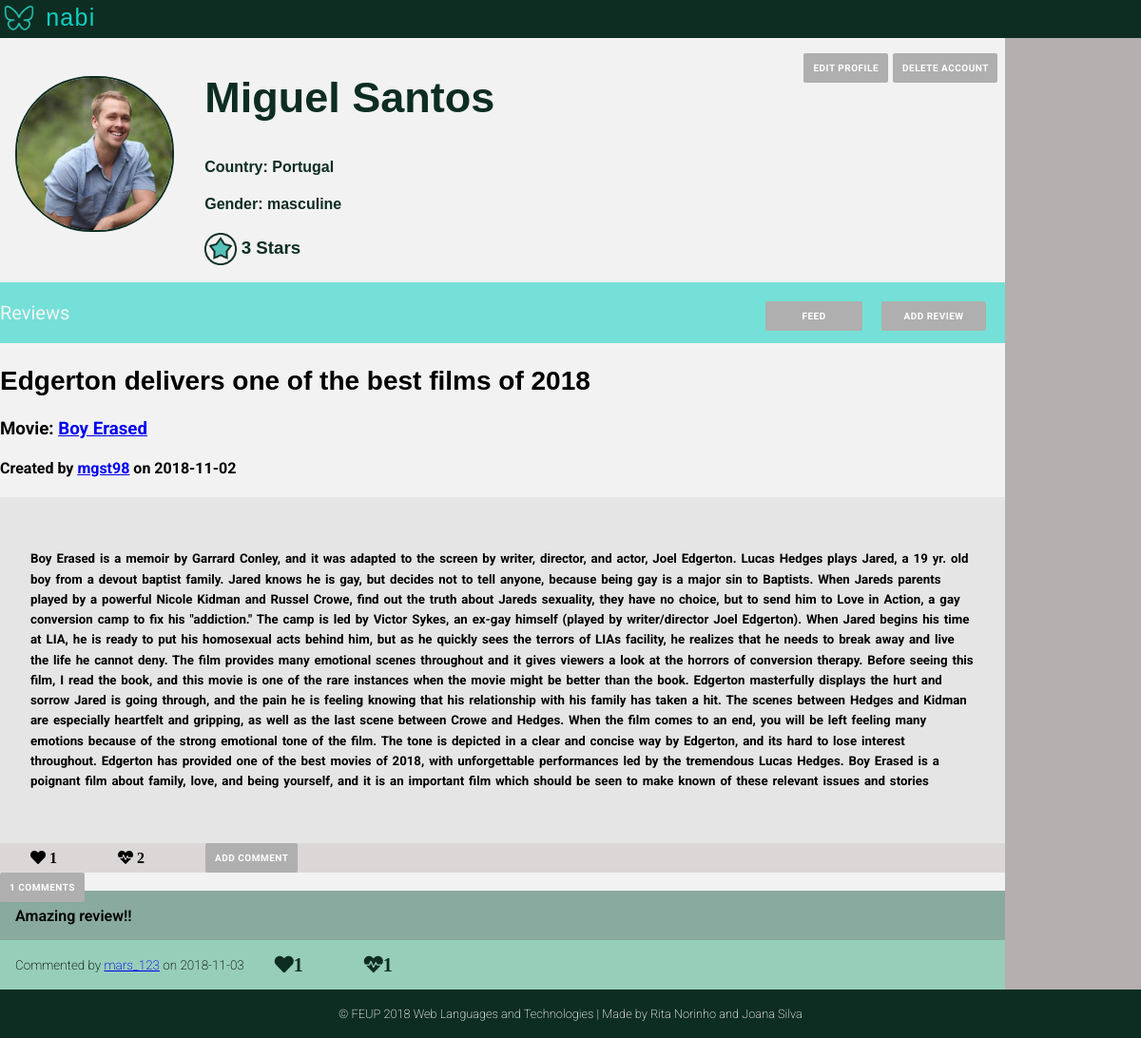
Page /pages/profile.php?username=mgst98 (signed in) on the earlier database version.
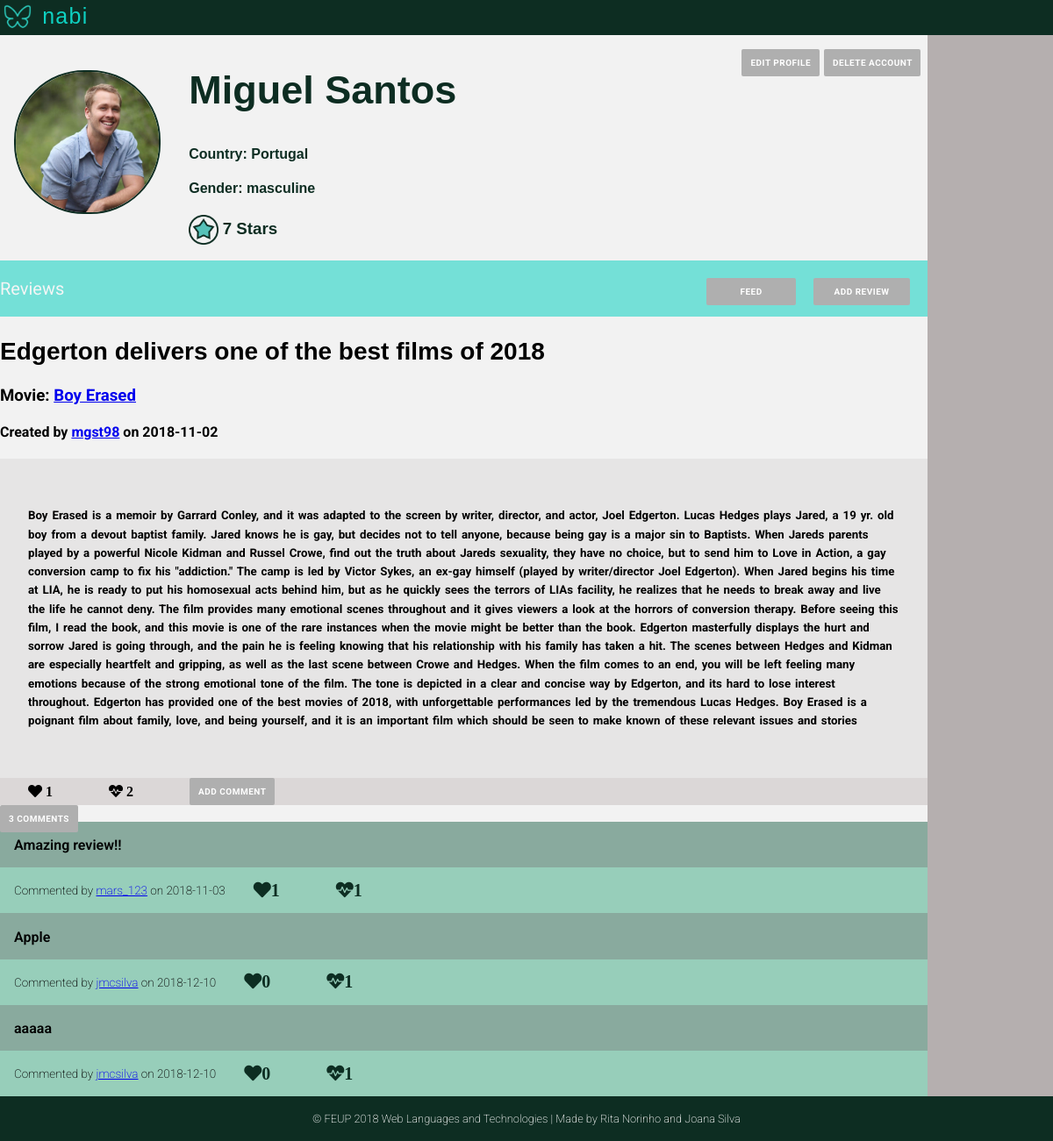
Same page on the later database version.
### tables this page shows
CREATE TABLE User (
    ID        INTEGER PRIMARY KEY AUTOINCREMENT,
    FirstName STRING NOT NULL,
    LastName  STRING NOT NULL,
    Username  STRING UNIQUE NOT NULL,
    Gender    STRING NOT NULL,
    Birthday  DATE NOT NULL,
    Country   STRING NOT NULL,
    Email     STRING UNIQUE NOT NULL,
    Password  CHAR (256) NOT NULL,  
    Photo     STRING DEFAULT "default.jpg",
    Points    INTEGER
    
);

CREATE TABLE Review (
    ID          INTEGER PRIMARY KEY AUTOINCREMENT,
    Title       STRING  NOT NULL,
    UserID      INTEGER REFERENCES User(ID) ON DELETE CASCADE,
    MovieID     INTEGER REFERENCES Movie(ID) ON DELETE CASCADE,
    ReviewDate  DATE NOT NULL,
    Description STRING NOT NULL
    
);

CREATE TABLE Comment (
    ID          INTEGER PRIMARY KEY AUTOINCREMENT,
    UserID      INTEGER REFERENCES User(ID) ON DELETE CASCADE,
    CommentDate DATE NOT NULL,
    ReviewID    INTEGER REFERENCES Review(ID) ON DELETE CASCADE,
    Description STRING NOT NULL
    
);

### pages/profile.php (called while the page is built, shortened)
<?php
    include_once('../templates/common/tpl_header.php');
    include_once('../templates/tpl_profile.php');
    include_once('../templates/tpl_draw_reviews.php');
    include_once('../database/db_user.php');
    include_once('../database/db_comments.php');
    if (isset($_GET['username'])){
        $username=$_GET['username'];
    }
    else {
        $username=$_SESSION['username'];
    }
    $user_info = getUserInfo($username);
    $user_reviews=getUserReviews($username);
    foreach ($user_reviews as $k => $review){
        $user_reviews[$k]['MovieName'] = getMovieName($review['MovieID']);
        $user_reviews[$k]['UserName'] = $user_info['Username'];
        $user_reviews[$k]['NumberComments'] = getNumberComments($review['ID'],$review['UserID']);
        $user_reviews[$k]['Heart'] = getLikesReview($review['ID']);
        $user_reviews[$k]['Dislike'] = getDisLikesReview($review['ID']);
        $user_reviews[$k]['Comments']=getCommentsReview($review['ID']);
        foreach($user_reviews[$k]['Comments'] as $j => $comment){
            $user_reviews[$k]['Comments'][$j]['Username']=getUsername($comment['UserID']);
            $user_reviews[$k]['Comments'][$j]['Likes']=getLikesComment($comment['ID']);
            $user_reviews[$k]['Comments'][$j]['Dislikes']=getDislikesComment($comment['ID']);
        }
    }
    draw_profile($user_info,$user_reviews);
?>

### database/db_user.php (called while the page is built, shortened)
<?php
  function getID($username) {
    $db = Database::instance()->db();
    try {
      $stmt = $db->prepare('SELECT ID FROM User WHERE username = ?');
      $stmt->execute(array($username));
      if($row = $stmt->fetch()){
        return $row['ID'];
      }
    }catch(PDOException $e) {
      return -1;
    }
  }
  function getUserInfo($username) {
      $db = Database::instance()->db();
      $stmt = $db->prepare('SELECT * FROM User WHERE username = ?');
      $stmt->execute(array($username));
      return  $stmt->fetch();
  }
  function getUserReviews($username){
    $id=getID($username);
    $db = Database::instance()->db();
    $allReviews= $db->prepare('SELECT * FROM Review WHERE UserID = ?');
    $allReviews->execute(array($id));
    $reviews= $allReviews->fetchAll();
    return $reviews;
  }
?>

### database/db_comments.php (called while the page is built, shortened)
<?php
function getCommentsReview($reviewId)
{
  $db = Database::instance()->db();
  $stmt = $db->prepare('SELECT * FROM Comment WHERE ReviewID = ?');
  $stmt->execute(array($reviewId));
  $allReviews= $stmt->fetchAll();
  return $allReviews;
}
?>

### templates/tpl_profile.php (shortened to what the changed rows need)
<body>
<?php function draw_profile($userinfo, $reviews) { ?>
<div class="profile_container">
    <div class="profile_info" >
        <div class="profile_name">
            <h2>
                  <?=$userinfo['FirstName']?> <?=$userinfo['LastName']?>
            </h2>
        </div>
        <div class="profile_country">
            <h4> Country: <?=$userinfo['Country']?> </h4>
        </div>
        <div class="profile_gender">
            <h4> Gender: <?=$userinfo['Gender']?> </h4>
        </div>
        <div class="profile_points">
        <h3><img src="../assets/star.png" alt ="star icon" >
            <?=$userinfo['Points']?> Stars </h3>
        </div>
    </div>
     <div class="profile_reviews">
        <?php draw_reviews($reviews); ?>
    </div>
    </div>
<?php } ?>
    </body>
    </html>

### templates/tpl_draw_reviews.php (shortened to what the changed rows need)
 <?php include_once(__DIR__.'/tpl_review.php');
        include_once(__DIR__.'/tpl_comment.php');
         ?>
<body>
    <?php function draw_reviews($reviews){?>
    <?php foreach($reviews as $review){?>
        <article data-id="<?=$review['ID']?>" user-id="<?=$review['UserID']?>">
        <div class="review_info">
             <h2><?=$review['Title']?> </h2>
            <h3> Movie: <a href="movie.php?movie_id=<?php echo htmlentities($review['MovieID'])?>"><?=$review['MovieName']?></a> </h3>
            <h4> Created by
            <a href="profile.php?username=<?php echo htmlentities($review['UserName'])?>"><?=$review['UserName']?></a>
            on <?=$review['ReviewDate']?></h4>
        </div>
        <div class="review_content">
            <h5><?=$review['Description']?></h5>
        </div>
        <div class="review_options">
            <ul class="review_nav">
              <li>
                <div class="likes">
                    <span id="review_likes" class="fas fa-heart" >
                    <?=$review['Heart']?></span>
                </div>
              </li>
              <li>
                <div class="dislikes">
                    <span id="review_dislikes" class="fas fa-heartbeat">
                    <?=$review['Dislike']?></span>
                </div>
              </li>
              <li>
              <input type="button"  name="addComment" value="Add Comment">
              </li>
             </ul>
        </div>
         <div class="comments">
         <input type="button" value="<?=$review['NumberComments']?> Comments">
            <br><div class="allComments">
            <?php foreach($review['Comments'] as $comment){?>
                <?php draw_comment($comment)?>
            <?php }?>
            </div>
        </div>
        </article>
        <?php }?>
    <?php }?>
</body>

### templates/tpl_comment.php (shortened to what the changed rows need)
<?php function draw_comment($comment){?>
  <div class="comment" data-id="<?=$comment['ID']?>" user-id="<?=$comment['UserID']?>">
  <p><?=$comment['Description']?></p>
  <ul class="review_nav" id="comment_nav">
    <li>
    <h4> Commented by
    <a href="profile.php?username=<?php echo htmlentities($comment['Username'])?>"><?=$comment['Username']?></a>
    on <?=$comment['CommentDate']?></h4>
    </li>
    <li>
    <span id="likes" class="fas fa-heart"><?=$comment['Likes']?></span> <br>
    <li>
    <li>
    <span id="dislikes" class="fas fa-heartbeat"><?=$comment['Dislikes']?></span>
    </li>
    </div>
  <?php }?>

Differences in the rows shown:
changed user "Miguel": Points "3" → "7"
computed for review: NumberComments "1 Comments" → "3 Comments"
added comment: Description "Apple", Username "jmcsilva", CommentDate "2018-12-10", Likes "0", UserID "1"
added comment: Description "aaaaa", Username "jmcsilva", CommentDate "2018-12-10", Likes "0", UserID "1"
